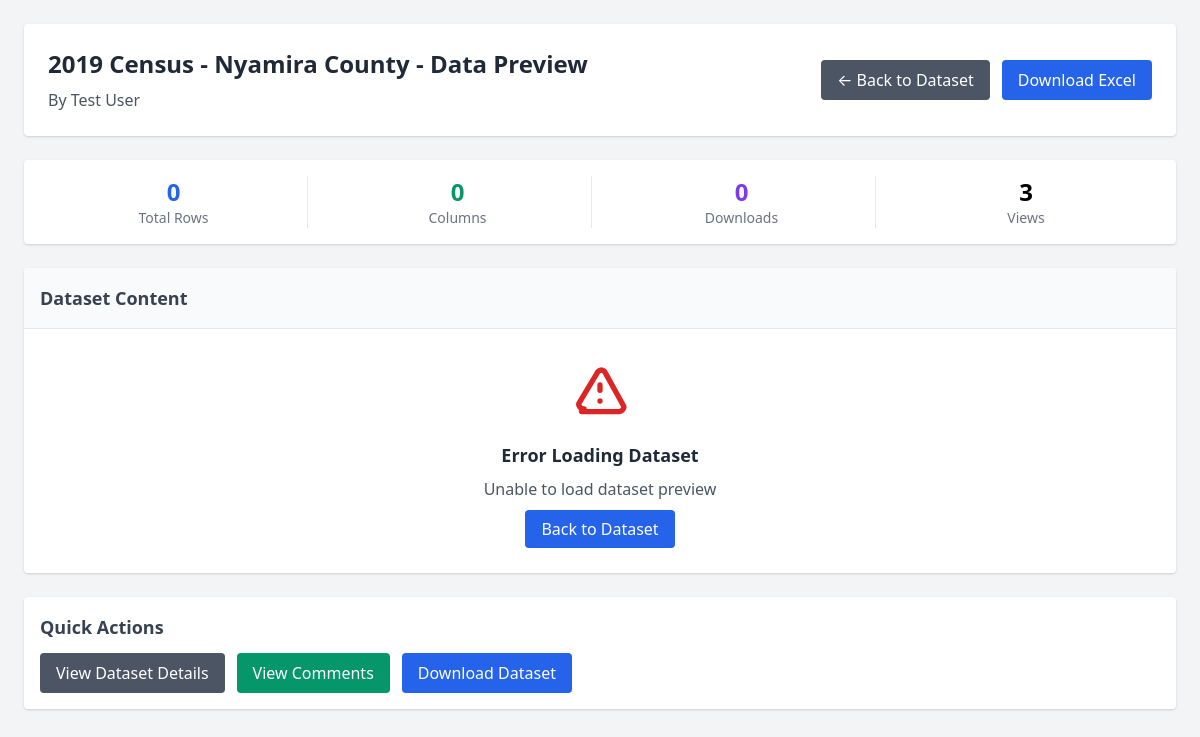
The app's page /dataset/dataset/6/preview/ with its own data.
### dataset/models.py (models this page shows, shortened)
class Dataset(models.Model):
    DATASET_TYPES = [
        ('csv', 'CSV'),
        ('excel', 'Excel'),
    ]
    title = models.CharField(max_length=255)
    author = models.ForeignKey(settings.AUTH_USER_MODEL, on_delete=models.CASCADE, related_name='authored_datasets')
    file = models.FileField(upload_to='datasets/')
    dataset_type = models.CharField(max_length=10, choices=DATASET_TYPES)
    bio = models.TextField()
    topics = models.CharField(max_length=500, help_text="Comma-separated topics")
    rating = models.FloatField(default=0.0, validators=[MinValueValidator(0.0), MaxValueValidator(5.0)])
    downloads = models.PositiveIntegerField(default=0)
    views = models.PositiveIntegerField(default=0)
    created_at = models.DateTimeField(auto_now_add=True)
    updated_at = models.DateTimeField(auto_now=True)

### accounts/models.py (models this page shows, shortened)
class CustomUser(AbstractUser):
    email = models.EmailField(unique=True)
    full_name = models.CharField(max_length=255)
    phone_number = models.CharField(
        max_length=15,
        blank=True,
        validators=[RegexValidator(regex=r'^\+?1?\d{9,15}$', message="Phone number must be entered in the format: '+999999999'. Up to 15 digits allowed.")]
    )
    bio = models.TextField(max_length=500, blank=True)
    profile_picture = models.ImageField(upload_to='profile_pics/', blank=True, null=True)
    date_of_birth = models.DateField(blank=True, null=True)
    is_verified = models.BooleanField(default=False)
    created_at = models.DateTimeField(auto_now_add=True)
    updated_at = models.DateTimeField(auto_now=True)
    last_login_ip = models.GenericIPAddressField(blank=True, null=True)
    USERNAME_FIELD = 'email'
    REQUIRED_FIELDS = ['username', 'full_name']
    class Meta:
        db_table = 'custom_user'
        verbose_name = 'User'
        verbose_name_plural = 'Users'
    def get_full_name(self):
        return self.full_name if self.full_name else self.username

### dataset/views.py (the view)
# urls.py: path('dataset/<int:dataset_id>/preview/', views.dataset_preview, name='dataset_preview'),
def dataset_preview(request, dataset_id):
    dataset = get_object_or_404(Dataset, id=dataset_id)
    try:
        if dataset.file:
            dataset.file.seek(0)
            file_content = dataset.file.read()
            if dataset.dataset_type == 'csv':
                df = pd.read_csv(io.BytesIO(file_content))
            elif dataset.dataset_type == 'excel':
                df = pd.read_excel(io.BytesIO(file_content))
            else:
                df = pd.read_csv(io.BytesIO(file_content))
            columns = df.columns.tolist()
            page_number = request.GET.get('page', 1)
            rows_per_page = 50
            total_rows = len(df)
            start_idx = (int(page_number) - 1) * rows_per_page
            end_idx = start_idx + rows_per_page
            preview_data = df.iloc[start_idx:end_idx].to_dict('records')
            has_previous = start_idx > 0
            has_next = end_idx < total_rows
            context = {
                'dataset': dataset,
                'columns': columns,
                'preview_data': preview_data,
                'current_page': int(page_number),
                'has_previous': has_previous,
                'has_next': has_next,
                'total_rows': total_rows,
                'start_row': start_idx + 1,
                'end_row': min(end_idx, total_rows),
                'author_name': dataset.author.get_full_name() or dataset.author.username,
            }
            return render(request, 'dataset/dataset_preview.html', context)
    except Exception as e:
        print(f"Error reading dataset file: {e}")
        context = {
            'dataset': dataset,
            'error_message': 'Unable to load dataset preview',
            'author_name': dataset.author.get_full_name() or dataset.author.username,
        }
        return render(request, 'dataset/dataset_preview.html', context)

### dataset/templates/dataset/dataset_preview.html (shortened to what this page needs)
{% load static %}
{% load dict_extras %}
<!DOCTYPE html>
<html lang="en">
<head>
  <link href="https://cdn.jsdelivr.net/npm/tailwindcss@2.2.19/dist/tailwind.min.css" rel="stylesheet">
</head>
<body class="bg-gray-100">
  <div class="max-w-7xl mx-auto p-6">
    <div class="bg-white p-6 rounded shadow mb-6">
      <div class="flex items-center justify-between">
        <div>
          <h1 class="text-2xl font-bold text-gray-800 mb-2">
            {% if dataset %}{{ dataset.title }} - Data Preview{% else %}Dataset Preview{% endif %}
          </h1>
          <p class="text-gray-600">
            By {% if author_name %}{{ author_name }}{% else %}Unknown Author{% endif %}
          </p>
        </div>
        <div class="flex space-x-3">
          {% if dataset %}
          <a href="{% url 'dataset_detail' dataset.id %}" class="bg-gray-600 text-white px-4 py-2 rounded hover:bg-gray-700">
            ← Back to Dataset
          </a>
          <a href="{% url 'download_dataset' dataset.id %}" class="bg-blue-600 text-white px-4 py-2 rounded hover:bg-blue-700">
            Download {% if dataset.dataset_type == 'csv' %}CSV{% elif dataset.dataset_type == 'excel' %}Excel{% else %}File{% endif %}
          </a>
          {% endif %}
        </div>
      </div>
    </div>
    {% if dataset %}
    <div class="bg-white p-4 rounded shadow mb-6">
      <div class="grid grid-cols-1 md:grid-cols-4 gap-4 text-center">
        <div class="border-r border-gray-200 last:border-r-0">
          <div class="text-2xl font-bold text-blue-600">{{ total_rows|default:0 }}</div>
          <div class="text-sm text-gray-500">Total Rows</div>
        </div>
        <div class="border-r border-gray-200 last:border-r-0">
          <div class="text-2xl font-bold text-green-600">{{ columns|length|default:0 }}</div>
          <div class="text-sm text-gray-500">Columns</div>
        </div>
        <div class="border-r border-gray-200 last:border-r-0">
          <div class="text-2xl font-bold text-purple-600">{{ dataset.downloads }}</div>
          <div class="text-sm text-gray-500">Downloads</div>
        </div>
        <div>
          <div class="text-2xl font-bold text-orange-600">{{ dataset.views }}</div>
          <div class="text-sm text-gray-500">Views</div>
        </div>
      </div>
    </div>
    {% endif %}
    <div class="bg-white rounded shadow overflow-hidden">
      <div class="p-4 bg-gray-50 border-b">
        <h2 class="text-lg font-semibold text-gray-700">Dataset Content</h2>
      </div>
      {% if error_message %}
      <div class="p-8 text-center">
        <div class="text-red-600 mb-4">
          <svg class="w-16 h-16 mx-auto mb-4" fill="none" stroke="currentColor" viewBox="0 0 24 24">
            <path stroke-linecap="round" stroke-linejoin="round" stroke-width="2" d="M12 9v2m0 4h.01m-6.938 4h13.856c1.54 0 2.502-1.667 1.732-2.5L13.732 4c-.77-.833-1.728-.833-2.498 0L4.316 15.5c-.77.833.192 2.5 1.732 2.5z"></path>
          </svg>
        </div>
        <h3 class="text-lg font-semibold text-gray-800 mb-2">Error Loading Dataset</h3>
        <p class="text-gray-600 mb-4">{{ error_message }}</p>
        {% if dataset %}
        <a href="{% url 'dataset_detail' dataset.id %}" class="bg-blue-600 text-white px-4 py-2 rounded hover:bg-blue-700">
          Back to Dataset
        </a>
        {% endif %}
      </div>
      {% endif %}
    </div>
    {% if dataset %}
    <div class="bg-white p-4 rounded shadow mt-6">
      <h3 class="text-lg font-semibold text-gray-700 mb-3">Quick Actions</h3>
      <div class="flex flex-wrap gap-3">
        <a href="{% url 'dataset_detail' dataset.id %}" class="bg-gray-600 text-white px-4 py-2 rounded hover:bg-gray-700">
          View Dataset Details
        </a>
        <a href="{% url 'dataset_comments' dataset.id %}" class="bg-green-600 text-white px-4 py-2 rounded hover:bg-green-700">
          View Comments
        </a>
        <a href="{% url 'download_dataset' dataset.id %}" class="bg-blue-600 text-white px-4 py-2 rounded hover:bg-blue-700">
          Download Dataset
        </a>
      </div>
    </div>
    {% endif %}
  </div>
</body>
</html>

### records on screen
Dataset: title "2019 Census - Nyamira County", downloads "0", views "3"
CustomUser: full_name "Test User"

### other values on screen
{{ total_rows|default:0 }} "0"
{{ columns|length|default:0 }} "0"
{{ error_message }} "Unable to load dataset preview"
